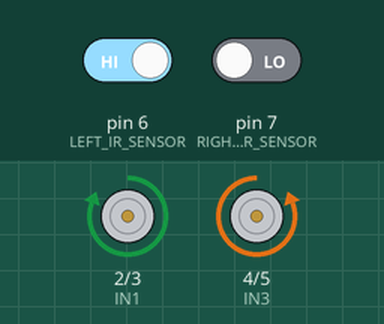
Recording of a sketch running on a simulated Arduino Uno, built with avr-gcc and run on an emulated ATmega328P. On the bench: motor-driver pin pairs drawn as motors (green arrow = first pin HIGH = forward, orange = second pin HIGH = backward, longer = more drive). The inputs (shaded band) are chosen by the test bench; at power-on: pin 6 (LEFT_IR_SENSOR) HIGH, pin 7 (RIGHT_IR_SENSOR) LOW.

Above: at 1.2 s.
1.3 s: pin 6 (LEFT_IR_SENSOR) driven LOW
At 2.0 s:
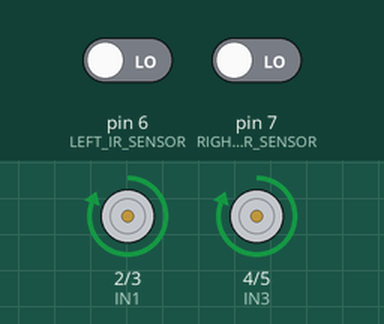
2.8 s: pin 7 (RIGHT_IR_SENSOR) driven HIGH
At 3.1 s:
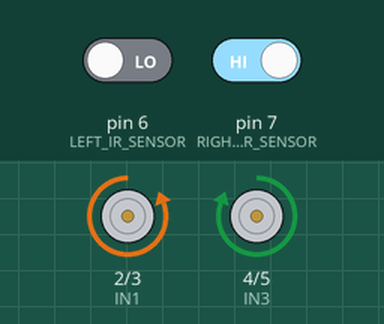
4.3 s: pin 6 (LEFT_IR_SENSOR) driven HIGH
At 5.5 s:
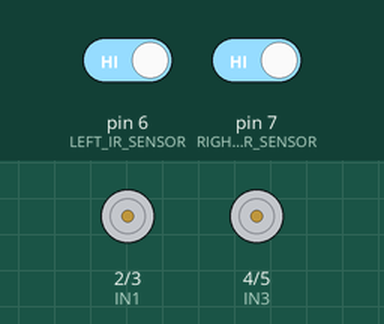
5.8 s: pin 7 (RIGHT_IR_SENSOR) driven LOW
At 6.6 s:
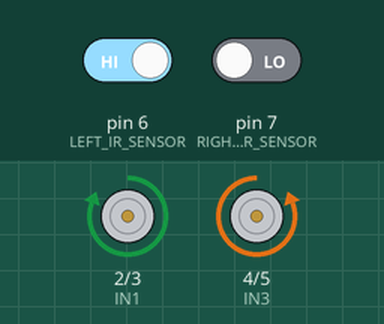
Timing chart, 0 to 8.3 s (numbered marks = the images above; inputs shaded):
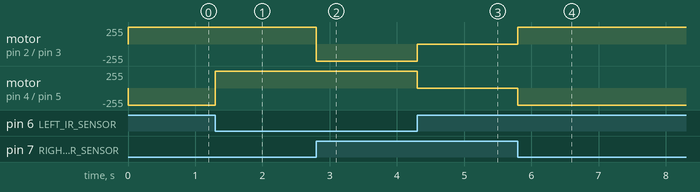

Measured:
- after the input at 1.3 s, motor on pin 4 (IN3) / pin 5 (IN4): backward 255/255 → forward 255/255 at once
- after the input at 2.8 s, motor on pin 2 (IN1) / pin 3 (IN2): forward 255/255 → backward 255/255 at once
- after the input at 4.3 s, motor on pin 2 (IN1) / pin 3 (IN2): backward 255/255 → stopped at once; motor on pin 4 (IN3) / pin 5 (IN4): forward 255/255 → stopped at once
- after the input at 5.8 s, motor on pin 2 (IN1) / pin 3 (IN2): stopped → forward 255/255 at once; motor on pin 4 (IN3) / pin 5 (IN4): stopped → backward 255/255 at once

The sketch:

irsensor.ino
```cpp
// Motor Driver Pins
const int IN1 = 2;
const int IN2 = 3;
const int IN3 = 4;
const int IN4 = 5;

// IR Sensor Pins
const int LEFT_IR_SENSOR = 6;
const int RIGHT_IR_SENSOR = 7;

void setup() {
  // Motor Pins
  pinMode(IN1, OUTPUT);
  pinMode(IN2, OUTPUT);
  pinMode(IN3, OUTPUT);
  pinMode(IN4, OUTPUT);

  // IR Sensor Pins
  pinMode(LEFT_IR_SENSOR, INPUT);
  pinMode(RIGHT_IR_SENSOR, INPUT);
}

void loop() {
  // Read IR Sensors
  int leftSensor = digitalRead(LEFT_IR_SENSOR);
  int rightSensor = digitalRead(RIGHT_IR_SENSOR);

  // Line Following Logic
  if (leftSensor == LOW && rightSensor == LOW) {
    // Move forward
    forward();
  } else if (leftSensor == LOW && rightSensor == HIGH) {
    // Turn left
    left();
  } else if (leftSensor == HIGH && rightSensor == LOW) {
    // Turn right
    right();
  } else {
    // Stop if both sensors are HIGH
    stop();
  }
}

void forward() {
  digitalWrite(IN1, HIGH);
  digitalWrite(IN2, LOW);
  digitalWrite(IN3, HIGH);
  digitalWrite(IN4, LOW);
}

void left() {
  digitalWrite(IN1, LOW);
  digitalWrite(IN2, HIGH);
  digitalWrite(IN3, HIGH);
  digitalWrite(IN4, LOW);
}

void right() {
  digitalWrite(IN1, HIGH);
  digitalWrite(IN2, LOW);
  digitalWrite(IN3, LOW);
  digitalWrite(IN4, HIGH);
}

void stop() {
  digitalWrite(IN1, LOW);
  digitalWrite(IN2, LOW);
  digitalWrite(IN3, LOW);
  digitalWrite(IN4, LOW);
}
```
